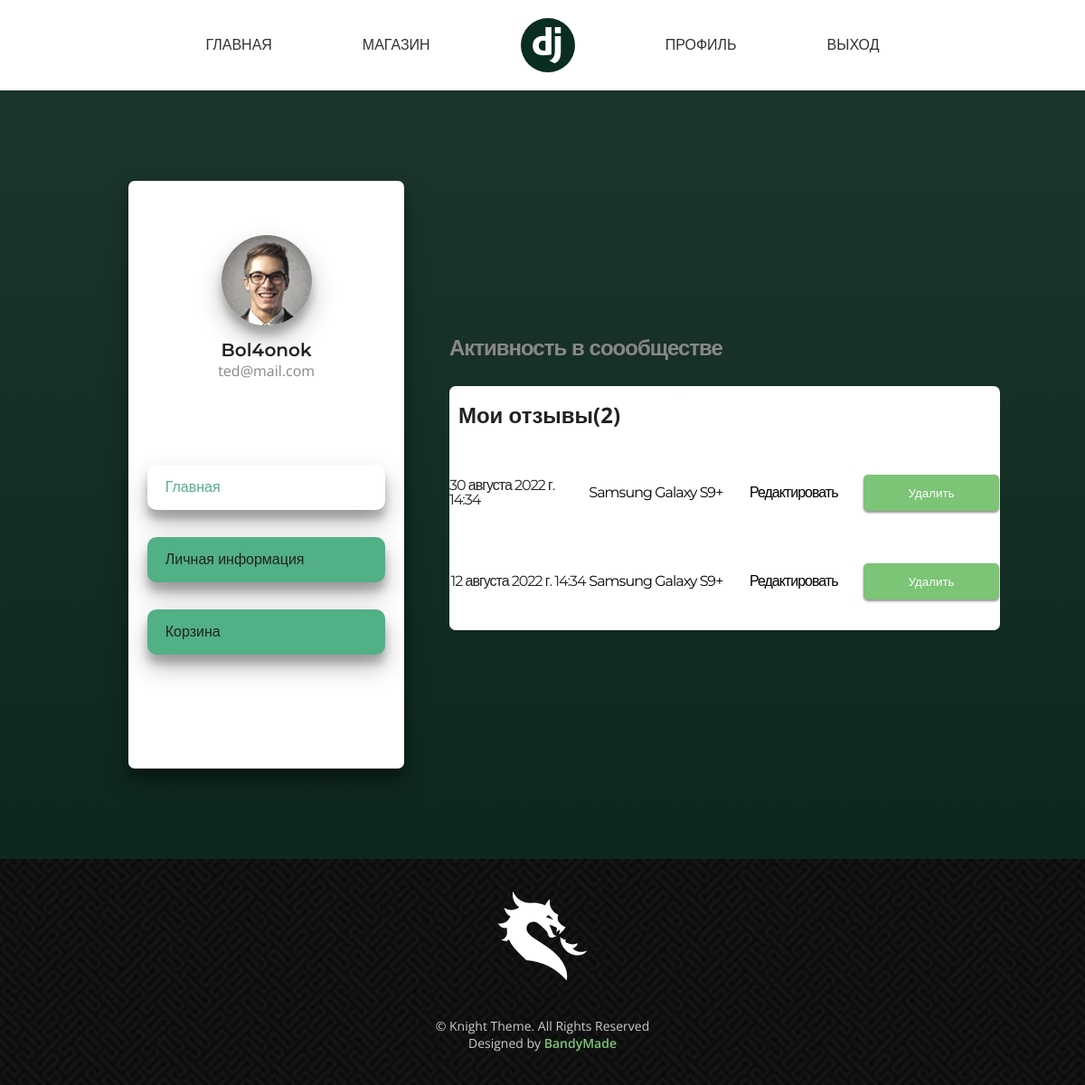
/profile/ (signed in), run on the app's committed database.
### users/models.py (models this page shows, shortened)
class Profile(models.Model):
    img = models.ImageField(default='no_image_django_shop_py.jpg',
                            upload_to='users_avatar',
                            blank=True,
                            validators=[
                                FileExtensionValidator(
                                    allowed_extensions=['jpg',
                                                        'png']),
                                validate_size_image,
                            ],
                            )
    first_name = models.CharField(max_length=32, help_text='First name',
                                  null=True,
                                  validators=[RegexValidator(
                                      regex=r'^[A-Za-zА-Яа-я]+$')],
                                  )
    last_name = models.CharField(max_length=32, help_text='Last name',
                                 null=True,
                                 validators=[RegexValidator(
                                     regex=r'^[A-Za-zА-Яа-я]+$')],
                                 )
    email = models.EmailField(max_length=64,
                              help_text='Enter a valid email address',
                              unique=True,
                              default='',
                              )
    user = models.OneToOneField(User, on_delete=models.CASCADE)

### web/models.py (models this page shows, shortened)
class CommentReviewAboutProduct(models.Model):
    author = models.ForeignKey(Profile, on_delete=models.CASCADE)
    product = models.ForeignKey(Product, on_delete=models.CASCADE)
    product_pros = models.TextField(max_length=2000, null=True)
    product_cons = models.TextField(max_length=2000, null=True)
    product_comment = models.TextField(max_length=2000, null=True)
    date = models.DateTimeField(default=timezone.now)
    class Meta:
        ordering = ['product', '-date']

class Product(models.Model):
    MOBILE = 'mobile'
    NOTEBOOK = 'notebook'
    PC = 'pc'
    ACC = 'accessories'
    CHOICE_GROUP = {
        (MOBILE, 'mobile'),
        (NOTEBOOK, 'notebook'),
        (PC, 'pc'),
        (ACC, 'accessories'),
    }
    name = models.CharField(max_length=100)
    description = models.TextField()
    price = models.IntegerField()
    availability = models.BooleanField()
    group = models.CharField(max_length=20, choices=CHOICE_GROUP,
                             default=MOBILE)
    img = models.ImageField(default='no_image.jpg', upload_to='product_image')
    def __str__(self):
        return f'{self.name}'

### users/views.py (the view, shortened to what this page needs)
# urls.py: re_path(r'profile/?', ProfilePageView.as_view(), name='profile_page'),
class ProfilePageView(LoginRequiredMixin, View):
    template = 'users/main_profile.html'
    login_url = 'login_page'
    def get(self, request):
        profile = Profile.objects.get(user=request.user)
        return render(request, self.template,
                      {'profile_model': profile,
                       'img': ImageForm,
                       'user_comment': CommentReviewAboutProduct.objects.filter(
                           author=profile)})

### users/templates/users/main_profile.html (shortened to what this page needs)
{% extends 'users/base_profile.html' %}
{% load widget_tweaks %}
{% load static %}
{% block profile %}
    <div class="profile_container_info">
        <h1>Активность в соообществе</h1>
        <div class="profile_container_info_msg">
            <h2 id="profile_h2_container">Мои отзывы({{ user_comment.count }})</h2>
            {% for comment in user_comment %}
                <ul class="profile_ul_container_comment">
                    <li class="profile_li_container_comment"><p>{{ comment.date }}</p></li>
                    <li class="profile_li_container_comment">
                        <a class="profile_comment_model" href="{% url 'shop_item_comment_page' pk=comment.product.pk %}#{{ comment.date }}{{ comment.author.user.username }}">{{ comment.product }}</a>
                    </li>
                    <li class="profile_li_container_comment">
                        <a class="profile_comment_model" href="{% url 'shop_item_edit_comment_page' pk=comment.product.pk pk_alt=comment.pk%}">Редактировать</a>
                    </li>
                    <li class="profile_li_container_comment">
                        <form id="comment_form" method="post">
                            <button class="comment_profile_button" name="key" value="{{ comment.pk }}">Удалить</button>
                        </form>
                    </li>
                </ul>
            {% endfor %}
        </div>
    </div>
{% endblock profile %}

### users/templates/users/base_profile.html (shortened to what this page needs)
{% extends 'web/base.html' %}
{% load widget_tweaks %}
{% load static %}
{% block style %}
    <link rel="stylesheet" href="{% static 'css/profile.css' %}">
    <link rel="stylesheet" href="{% static 'css/main_profile.css'%}">
    <link rel="stylesheet" href="{% static 'css/personal_profile.css' %}">
    <link rel="stylesheet" href="{% static 'css/profile_bucket.css' %}">
{% endblock style %}
{% block content %}
    <section class="profile_section">
        <div class="profile_container">
            <div class="profile_container_block">
                <div class="main_profile_info">
                    <div class="profile_image">
                        <img src="{{ profile_model.img.url }}" alt>
                        <form class="profile_form" method="post"
                              enctype="multipart/form-data">
                            {{ img.img|add_class:"profile_btn_image" }}
                        </form>
                    </div>
                    <div class="profile_name">
                        <h1>{{ profile_model.user }}</h1>
                        <h4>{{ profile_model.email }}</h4>
                    </div>
                </div>
                <div class="profile_navigation">
                    <ul class="profile_ul_navigation">
                        <li class="profile_li_container">
                            <a id="profile_a_main" href="{% url 'profile_page' %}">Главная</a>
                        </li>
                        <li class="profile_li_container">
                            <a id="profile_a_personal" href="{% url 'personal_page' %}">Личная
                                информация</a>
                        </li>
                        <li class="profile_li_container">
                            <a id="profile_a_bucket" href="{% url 'bucket_page' %}">Корзина</a>
                        </li>
                    </ul>
                </div>
            </div>
            {% block profile %}
            {% endblock profile %}
        </div>
    </section>
{% endblock content %}

### users/static/css/profile.css (style rules this page uses)
.profile_section { min-height: calc(100vh - 350px); margin-top: 100px; display: flex; width: 100%; justify-content: center; background: linear-gradient(to bottom, #1C352D 0%, #0D261E 100%); }
.profile_container { height: 100%; width: 100%; max-width: 1600px; margin: 50px 100px; display: flex; }
.profile_container_block { height: 70%; width: 30%; max-width: 500px; min-height: 650px; margin: 50px 50px; background-color: #ffffff; border-radius: 7px; box-shadow: 0 14px 28px rgba(0, 0, 0, 0.25), 0 10px 10px rgba(0, 0, 0, 0.22); }
.main_profile_info { height: 40%; display: flex; padding-top: 60px; padding-bottom: 60px; justify-content: center; flex-direction: column; align-items: center; }
.profile_image { display: flex; height: 100px; width: 100%; align-items: center; justify-content: center; }
.profile_image > img { border-radius: 50%; width: 100px; height: 100px; box-shadow: 0 14px 28px rgba(0, 0, 0, 0.25), 0 10px 10px rgba(0, 0, 0, 0.22); }
.profile_btn_image { color: white; background-color: transparent; height: 100px; border-radius: 50%; width: 100px; font-size: 0; position: absolute; }
input[type='file'] { color: transparent; }
.profile_form { position: absolute; width: 100px; height: 100px; }
.profile_name { display: flex; flex-direction: column; align-items: center; }
.profile_name > h1 { margin-bottom: 0; font-size: 20px; font-family: 'Montserrat', sans-serif; font-weight: 600; color: #222222; text-align: center; }
.profile_name > h4 { margin-top: 5px; font-size: 16px; font-weight: 400; text-align: center; color: #888888; font-family: 'Open Sans', sans-serif; }
.profile_navigation { height: 60%; }
.profile_ul_navigation { display: flex; align-items: center; flex-direction: column; height: 100%; padding-bottom: 100px; }
.profile_li_container { width: 100%; display: flex; justify-content: center; }
.profile_li_container > a { display: flex; align-items: center; justify-content: flex-start; padding-left: 20px; width: 80%; height: 50px; margin: 15px 0; background: #52B087FF; border-radius: 10px; font-size: 16px; font-family: 'Montserrat', sans-serif; color: #222222; box-shadow: 0 14px 28px rgba(0, 0, 0, 0.25), 0 10px 10px rgba(0, 0, 0, 0.22); }
.activate_btn_a { background: #ffffff !important; color: #52b087FF !important; }

### users/static/css/main_profile.css (style rules this page uses)
.profile_container_info { width: 60%; margin: 50px 0; display: flex; align-items: center; flex-direction: column; justify-content: center; }
.profile_container_info > h1 { text-align: start; width: 100%; color: #888888; font-family: 'Montserrat', sans-serif; letter-spacing: -1px; margin-bottom: 30px; }
.profile_container_info_msg { background: #ffffff; border-radius: 7px; width: 100%; min-height: 40%; padding-bottom: 10px; }
.profile_container_info_msg > h2 { text-align: start; width: 100%; color: #222222; font-family: 'Open Sans', sans-serif; padding-left: 10px; }
.profile_ul_container_comment { display: flex; justify-content: space-between; }
.profile_li_container_comment { display: flex; align-items: center; justify-content: center; width: 200px; font-family: 'Montserrat', sans-serif; letter-spacing: -1px; margin-bottom: 20px; color: #222222; }
.comment_profile_button { width: 150px; height: 40px; font-family: 'Montserrat', sans-serif; border: none; background: #7cc476; border-radius: 5px; color: #ffffff; box-shadow: 0 2px 3px rgb(0 0 0 / 25%), 0 2px 2px rgb(0 0 0 / 22%); }

### web/static/css/base.css (style rules this page uses)
a { text-decoration: none; color: black; }

### data on the page
Profile: img (picture), user "Bol4onok", email "ted@mail.com"
CommentReviewAboutProduct: date "30 августа 2022 г. 14:34", product "Samsung Galaxy S9+", {{ comment.pk }} 10 (drawn)
CommentReviewAboutProduct: date "12 августа 2022 г. 14:34", product "Samsung Galaxy S9+", {{ comment.pk }} 11 (drawn)

### other printed values
{{ user_comment.count }} "2"
